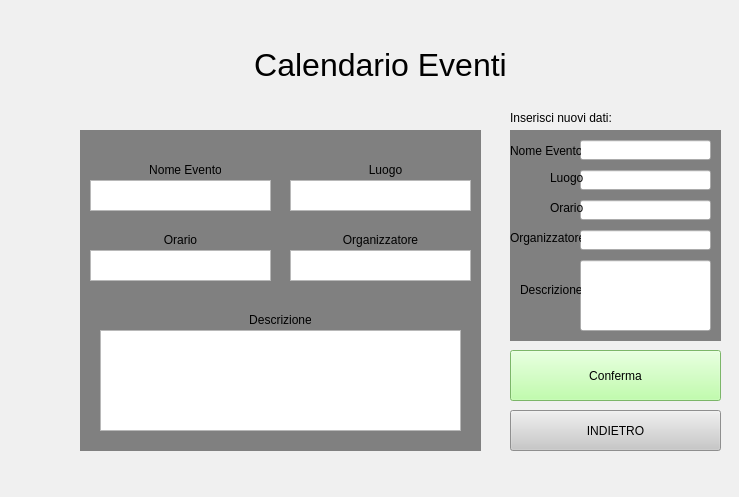
<?xml version="1.0" encoding="UTF-8"?>
<ui version="4.0">
 <class>Form</class>
 <widget class="QWidget" name="Form">
  <property name="geometry">
   <rect>
    <x>0</x>
    <y>0</y>
    <width>739</width>
    <height>497</height>
   </rect>
  </property>
  <property name="windowTitle">
   <string>Form</string>
  </property>
  <widget class="QLabel" name="label_title">
   <property name="geometry">
    <rect>
     <x>-50</x>
     <y>0</y>
     <width>861</width>
     <height>131</height>
    </rect>
   </property>
   <property name="whatsThis">
    <string>&lt;html&gt;&lt;head/&gt;&lt;body&gt;&lt;p&gt;&lt;br/&gt;&lt;/p&gt;&lt;/body&gt;&lt;/html&gt;</string>
   </property>
   <property name="styleSheet">
    <string notr="true">background: rgb(240,240,240);</string>
   </property>
   <property name="text">
    <string>&lt;html&gt;&lt;head/&gt;&lt;body&gt;&lt;p align=&quot;center&quot;&gt;&lt;span style=&quot; font-size:24pt;&quot;&gt;Calendario Eventi&lt;/span&gt;&lt;/p&gt;&lt;/body&gt;&lt;/html&gt;</string>
   </property>
   <property name="alignment">
    <set>Qt::AlignCenter</set>
   </property>
  </widget>
  <widget class="QLabel" name="label_background">
   <property name="geometry">
    <rect>
     <x>-60</x>
     <y>120</y>
     <width>861</width>
     <height>381</height>
    </rect>
   </property>
   <property name="whatsThis">
    <string>&lt;html&gt;&lt;head/&gt;&lt;body&gt;&lt;p&gt;&lt;br/&gt;&lt;/p&gt;&lt;/body&gt;&lt;/html&gt;</string>
   </property>
   <property name="styleSheet">
    <string notr="true">background: rgb(240,240,240);</string>
   </property>
   <property name="text">
    <string>&lt;html&gt;&lt;head/&gt;&lt;body&gt;&lt;p align=&quot;center&quot;&gt;&lt;br/&gt;&lt;/p&gt;&lt;/body&gt;&lt;/html&gt;</string>
   </property>
   <property name="alignment">
    <set>Qt::AlignCenter</set>
   </property>
  </widget>
  <widget class="QLabel" name="label_outline">
   <property name="geometry">
    <rect>
     <x>80</x>
     <y>130</y>
     <width>401</width>
     <height>321</height>
    </rect>
   </property>
   <property name="styleSheet">
    <string notr="true">background: light grey</string>
   </property>
   <property name="text">
    <string/>
   </property>
  </widget>
  <widget class="QListWidget" name="widget_name">
   <property name="geometry">
    <rect>
     <x>90</x>
     <y>180</y>
     <width>181</width>
     <height>31</height>
    </rect>
   </property>
   <property name="styleSheet">
    <string notr="true">font:12pt</string>
   </property>
   <property name="sizeAdjustPolicy">
    <enum>QAbstractScrollArea::AdjustIgnored</enum>
   </property>
  </widget>
  <widget class="QListWidget" name="widget_location">
   <property name="geometry">
    <rect>
     <x>290</x>
     <y>180</y>
     <width>181</width>
     <height>31</height>
    </rect>
   </property>
   <property name="styleSheet">
    <string notr="true">font:12pt</string>
   </property>
   <property name="sizeAdjustPolicy">
    <enum>QAbstractScrollArea::AdjustIgnored</enum>
   </property>
  </widget>
  <widget class="QListWidget" name="widget_time">
   <property name="geometry">
    <rect>
     <x>90</x>
     <y>250</y>
     <width>181</width>
     <height>31</height>
    </rect>
   </property>
   <property name="styleSheet">
    <string notr="true">font:12pt
</string>
   </property>
   <property name="sizeAdjustPolicy">
    <enum>QAbstractScrollArea::AdjustIgnored</enum>
   </property>
  </widget>
  <widget class="QListWidget" name="widget_organizer">
   <property name="geometry">
    <rect>
     <x>290</x>
     <y>250</y>
     <width>181</width>
     <height>31</height>
    </rect>
   </property>
   <property name="styleSheet">
    <string notr="true">font:12pt
</string>
   </property>
   <property name="sizeAdjustPolicy">
    <enum>QAbstractScrollArea::AdjustIgnored</enum>
   </property>
  </widget>
  <widget class="QLabel" name="label_name">
   <property name="geometry">
    <rect>
     <x>150</x>
     <y>160</y>
     <width>71</width>
     <height>20</height>
    </rect>
   </property>
   <property name="text">
    <string>Nome Evento</string>
   </property>
   <property name="alignment">
    <set>Qt::AlignCenter</set>
   </property>
  </widget>
  <widget class="QLabel" name="label_location">
   <property name="geometry">
    <rect>
     <x>360</x>
     <y>160</y>
     <width>51</width>
     <height>20</height>
    </rect>
   </property>
   <property name="text">
    <string>Luogo</string>
   </property>
   <property name="alignment">
    <set>Qt::AlignCenter</set>
   </property>
  </widget>
  <widget class="QLabel" name="label_time">
   <property name="geometry">
    <rect>
     <x>150</x>
     <y>230</y>
     <width>61</width>
     <height>20</height>
    </rect>
   </property>
   <property name="text">
    <string>Orario</string>
   </property>
   <property name="alignment">
    <set>Qt::AlignCenter</set>
   </property>
  </widget>
  <widget class="QLabel" name="label_organizer">
   <property name="geometry">
    <rect>
     <x>340</x>
     <y>230</y>
     <width>81</width>
     <height>20</height>
    </rect>
   </property>
   <property name="text">
    <string>Organizzatore</string>
   </property>
   <property name="alignment">
    <set>Qt::AlignCenter</set>
   </property>
  </widget>
  <widget class="QListWidget" name="widget_description">
   <property name="geometry">
    <rect>
     <x>100</x>
     <y>330</y>
     <width>361</width>
     <height>101</height>
    </rect>
   </property>
   <property name="styleSheet">
    <string notr="true">font:12pt
</string>
   </property>
   <property name="sizeAdjustPolicy">
    <enum>QAbstractScrollArea::AdjustIgnored</enum>
   </property>
  </widget>
  <widget class="QLabel" name="label_description">
   <property name="geometry">
    <rect>
     <x>250</x>
     <y>310</y>
     <width>61</width>
     <height>20</height>
    </rect>
   </property>
   <property name="text">
    <string>Descrizione</string>
   </property>
   <property name="alignment">
    <set>Qt::AlignCenter</set>
   </property>
  </widget>
  <widget class="QLabel" name="label_outline_data">
   <property name="geometry">
    <rect>
     <x>510</x>
     <y>130</y>
     <width>211</width>
     <height>211</height>
    </rect>
   </property>
   <property name="styleSheet">
    <string notr="true">background: light grey</string>
   </property>
   <property name="text">
    <string/>
   </property>
  </widget>
  <widget class="QLabel" name="label_modify_select">
   <property name="geometry">
    <rect>
     <x>510</x>
     <y>110</y>
     <width>111</width>
     <height>16</height>
    </rect>
   </property>
   <property name="text">
    <string>Inserisci nuovi dati:</string>
   </property>
  </widget>
  <widget class="QLineEdit" name="line_edit_name">
   <property name="geometry">
    <rect>
     <x>580</x>
     <y>140</y>
     <width>131</width>
     <height>20</height>
    </rect>
   </property>
   <property name="styleSheet">
    <string notr="true">font: 12;</string>
   </property>
   <property name="text">
    <string/>
   </property>
  </widget>
  <widget class="QLineEdit" name="line_edit_location">
   <property name="geometry">
    <rect>
     <x>580</x>
     <y>170</y>
     <width>131</width>
     <height>20</height>
    </rect>
   </property>
   <property name="styleSheet">
    <string notr="true">font: 12;</string>
   </property>
  </widget>
  <widget class="QLineEdit" name="line_edit_time">
   <property name="geometry">
    <rect>
     <x>580</x>
     <y>200</y>
     <width>131</width>
     <height>20</height>
    </rect>
   </property>
   <property name="styleSheet">
    <string notr="true">font: 12;</string>
   </property>
  </widget>
  <widget class="QLineEdit" name="line_edit_organizer">
   <property name="geometry">
    <rect>
     <x>580</x>
     <y>230</y>
     <width>131</width>
     <height>20</height>
    </rect>
   </property>
   <property name="styleSheet">
    <string notr="true">font: 12;</string>
   </property>
  </widget>
  <widget class="QLineEdit" name="line_edit_description">
   <property name="geometry">
    <rect>
     <x>580</x>
     <y>260</y>
     <width>131</width>
     <height>71</height>
    </rect>
   </property>
   <property name="styleSheet">
    <string notr="true">font: 12;
</string>
   </property>
  </widget>
  <widget class="QLabel" name="label_name_modify">
   <property name="geometry">
    <rect>
     <x>510</x>
     <y>140</y>
     <width>71</width>
     <height>21</height>
    </rect>
   </property>
   <property name="text">
    <string>Nome Evento</string>
   </property>
  </widget>
  <widget class="QLabel" name="label_location_modify">
   <property name="geometry">
    <rect>
     <x>550</x>
     <y>170</y>
     <width>61</width>
     <height>16</height>
    </rect>
   </property>
   <property name="text">
    <string>Luogo</string>
   </property>
  </widget>
  <widget class="QLabel" name="label_time_modify">
   <property name="geometry">
    <rect>
     <x>550</x>
     <y>200</y>
     <width>61</width>
     <height>16</height>
    </rect>
   </property>
   <property name="text">
    <string>Orario</string>
   </property>
  </widget>
  <widget class="QLabel" name="label_organizer_modify">
   <property name="geometry">
    <rect>
     <x>510</x>
     <y>230</y>
     <width>71</width>
     <height>16</height>
    </rect>
   </property>
   <property name="text">
    <string>Organizzatore</string>
   </property>
  </widget>
  <widget class="QLabel" name="label_description_modify">
   <property name="geometry">
    <rect>
     <x>520</x>
     <y>280</y>
     <width>61</width>
     <height>20</height>
    </rect>
   </property>
   <property name="text">
    <string>Descrizione</string>
   </property>
  </widget>
  <widget class="QPushButton" name="confirm_button">
   <property name="geometry">
    <rect>
     <x>510</x>
     <y>350</y>
     <width>211</width>
     <height>51</height>
    </rect>
   </property>
   <property name="styleSheet">
    <string notr="true">background-color: rgb(173,255,147)</string>
   </property>
   <property name="text">
    <string>Conferma</string>
   </property>
  </widget>
  <widget class="QPushButton" name="negate_button">
   <property name="geometry">
    <rect>
     <x>510</x>
     <y>410</y>
     <width>211</width>
     <height>41</height>
    </rect>
   </property>
   <property name="styleSheet">
    <string notr="true">background-color: rgb(200,200,200)</string>
   </property>
   <property name="text">
    <string>INDIETRO</string>
   </property>
  </widget>
 </widget>
 <resources/>
 <connections/>
</ui>
